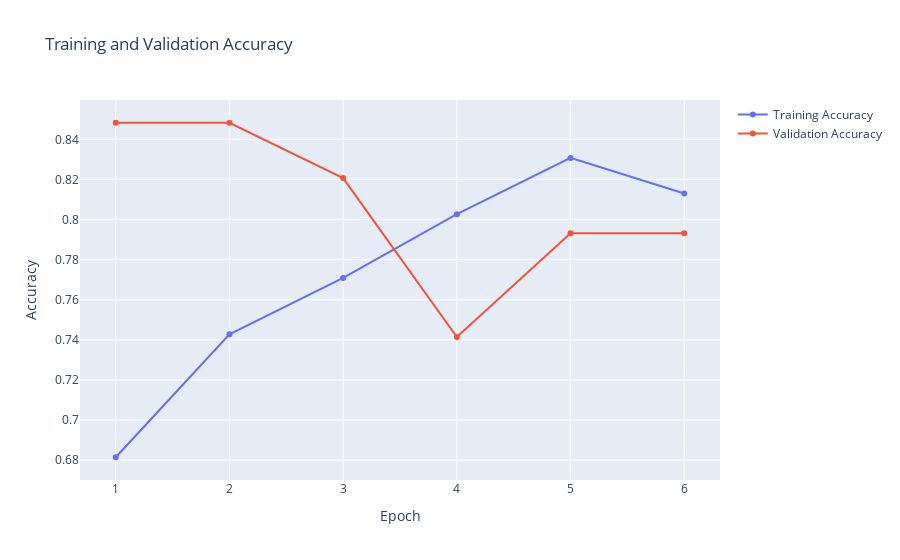
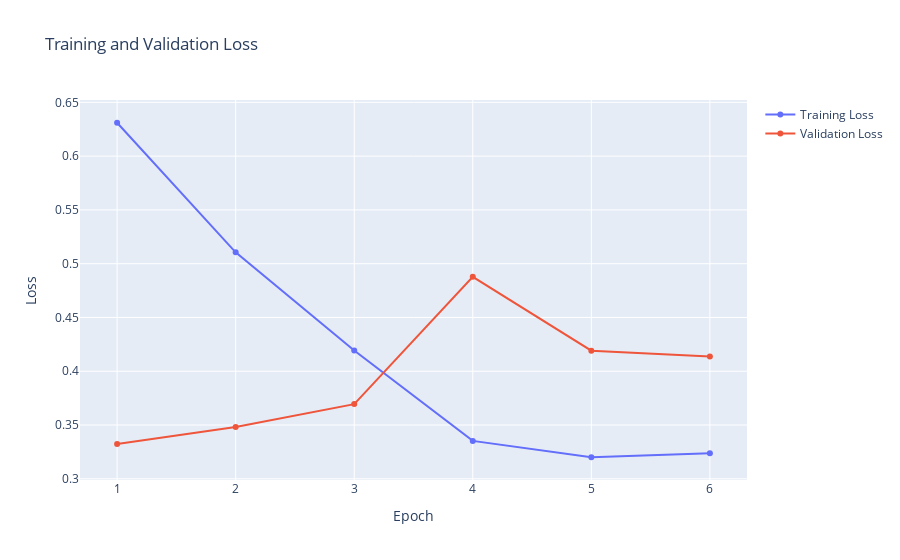

Write notebook code for charts like these, in order.
### Code cell
#Plot the graph
history_plot(epochs, history)

### Figure 1 — Plotly figure (JSON) as saved in the notebook; plotly's stock layout.template omitted (floating-point values rounded to 4 significant figures)
{"data": [{"name": "Training Accuracy", "type": "scatter", "x": [1, 2, 3, 4, 5, 6, 7, 8, 9, 10, 11, 12, 13, 14, 15, 16, 17, 18, 19, 20, 21, 22, 23, 24, 25, 26, 27, 28, 29, 30, 31, 32, 33, 34, 35, 36, 37, 38, 39, 40, 41, 42, 43, 44, 45, 46, 47, 48, 49, 50, 51, 52, 53, 54, 55, 56, 57, 58, 59, 60, 61, 62, 63, 64, 65, 66, 67, 68, 69, 70, 71, 72, 73, 74, 75, 76, 77, 78, 79, 80], "y": [0.6814, 0.7428, 0.7709, 0.8027, 0.8307, 0.813]}, {"name": "Validation Accuracy", "type": "scatter", "x": [1, 2, 3, 4, 5, 6, 7, 8, 9, 10, 11, 12, 13, 14, 15, 16, 17, 18, 19, 20, 21, 22, 23, 24, 25, 26, 27, 28, 29, 30, 31, 32, 33, 34, 35, 36, 37, 38, 39, 40, 41, 42, 43, 44, 45, 46, 47, 48, 49, 50, 51, 52, 53, 54, 55, 56, 57, 58, 59, 60, 61, 62, 63, 64, 65, 66, 67, 68, 69, 70, 71, 72, 73, 74, 75, 76, 77, 78, 79, 80], "y": [0.8483, 0.8483, 0.8207, 0.7414, 0.7931, 0.7931]}], "layout": {"autosize": true, "title": {"text": "Training and Validation Accuracy"}, "xaxis": {"anchor": "y", "autorange": true, "domain": [0, 1], "range": [0.668, 6.332], "title": {"text": "Epoch"}, "type": "linear"}, "yaxis": {"anchor": "x", "autorange": true, "domain": [0, 1], "range": [0.6677, 0.862], "title": {"text": "Accuracy"}, "type": "linear"}}}

### Figure 2 — Plotly figure (JSON) as saved in the notebook; plotly's stock layout.template omitted (floating-point values rounded to 4 significant figures)
{"data": [{"name": "Training Loss", "type": "scatter", "x": [1, 2, 3, 4, 5, 6, 7, 8, 9, 10, 11, 12, 13, 14, 15, 16, 17, 18, 19, 20, 21, 22, 23, 24, 25, 26, 27, 28, 29, 30, 31, 32, 33, 34, 35, 36, 37, 38, 39, 40, 41, 42, 43, 44, 45, 46, 47, 48, 49, 50, 51, 52, 53, 54, 55, 56, 57, 58, 59, 60, 61, 62, 63, 64, 65, 66, 67, 68, 69, 70, 71, 72, 73, 74, 75, 76, 77, 78, 79, 80], "y": [0.631, 0.5105, 0.4194, 0.3353, 0.3201, 0.3237]}, {"name": "Validation Loss", "type": "scatter", "x": [1, 2, 3, 4, 5, 6, 7, 8, 9, 10, 11, 12, 13, 14, 15, 16, 17, 18, 19, 20, 21, 22, 23, 24, 25, 26, 27, 28, 29, 30, 31, 32, 33, 34, 35, 36, 37, 38, 39, 40, 41, 42, 43, 44, 45, 46, 47, 48, 49, 50, 51, 52, 53, 54, 55, 56, 57, 58, 59, 60, 61, 62, 63, 64, 65, 66, 67, 68, 69, 70, 71, 72, 73, 74, 75, 76, 77, 78, 79, 80], "y": [0.3323, 0.3482, 0.3694, 0.4878, 0.4191, 0.4137]}], "layout": {"autosize": true, "title": {"text": "Training and Validation Loss"}, "xaxis": {"anchor": "y", "autorange": true, "domain": [0, 1], "range": [0.6712, 6.329], "title": {"text": "Epoch"}, "type": "linear"}, "yaxis": {"anchor": "x", "autorange": true, "domain": [0, 1], "range": [0.2944, 0.6567], "title": {"text": "Loss"}, "type": "linear"}}}
